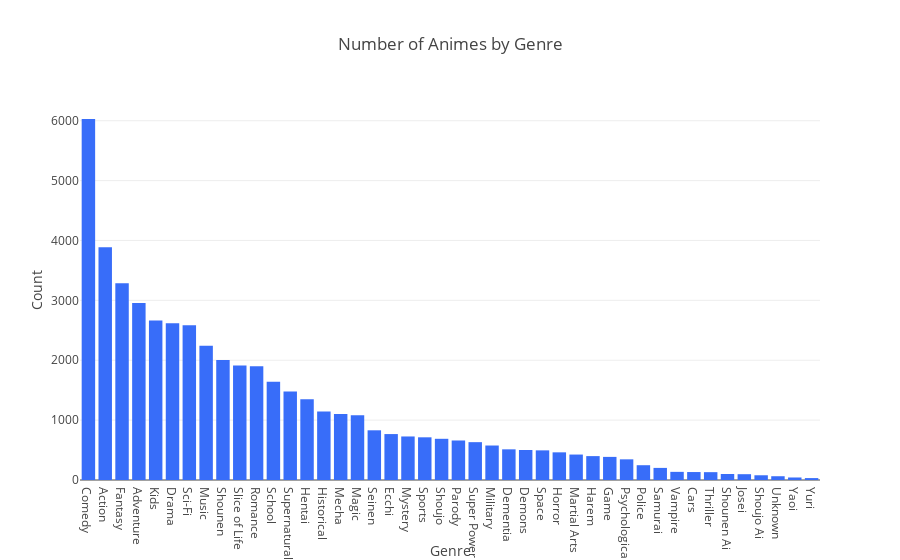

Notebook code cell kept with this figure:
### Code cell
fig4 = px.bar(x=genre_counts.index, y=genre_counts.values, labels={'x': 'Genre', 'y': 'Count'}, 
             title='Number of Animes by Genre', color_discrete_sequence=['#386df9'])

fig4.show()

### Figure 1 — Plotly figure (JSON) as saved in the notebook; plotly's stock layout.template omitted (floating-point values rounded to 4 significant figures)
{"data": [{"alignmentgroup": "True", "hovertemplate": "Genre=%{x}<br>Count=%{y}<extra></extra>", "legendgroup": "", "marker": {"color": "#386df9", "pattern": {"shape": ""}}, "name": "", "offsetgroup": "", "orientation": "v", "showlegend": false, "textposition": "auto", "type": "bar", "x": ["Comedy", "Action", "Fantasy", "Adventure", "Kids", "Drama", "Sci-Fi", "Music", "Shounen", "Slice of Life", "Romance", "School", "Supernatural", "Hentai", "Historical", "Mecha", "Magic", "Seinen", "Ecchi", "Mystery", "Sports", "Shoujo", "Parody", "Super Power", "Military", "Dementia", "Demons", "Space", "Horror", "Martial Arts", "Harem", "Game", "Psychological", "Police", "Samurai", "Vampire", "Cars", "Thriller", "Shounen Ai", "Josei", "Shoujo Ai", "Unknown", "Yaoi", "Yuri"], "xaxis": "x", "y": [6029, 3888, 3285, 2957, 2665, 2619, 2583, 2244, 2003, 1914, 1899, 1642, 1479, 1348, 1144, 1101, 1081, 830, 767, 727, 713, 688, 660, 632, 576, 512, 501, 495, 462, 425, 399, 386, 345, 247, 202, 136, 133, 131, 100, 97, 79, 63, 42, 32], "yaxis": "y"}], "layout": {"barmode": "relative", "legend": {"tracegroupgap": 0}, "title": {"text": "Number of Animes by Genre"}, "xaxis": {"anchor": "y", "domain": [0, 1], "title": {"text": "Genre"}}, "yaxis": {"anchor": "x", "domain": [0, 1], "title": {"text": "Count"}}}}
